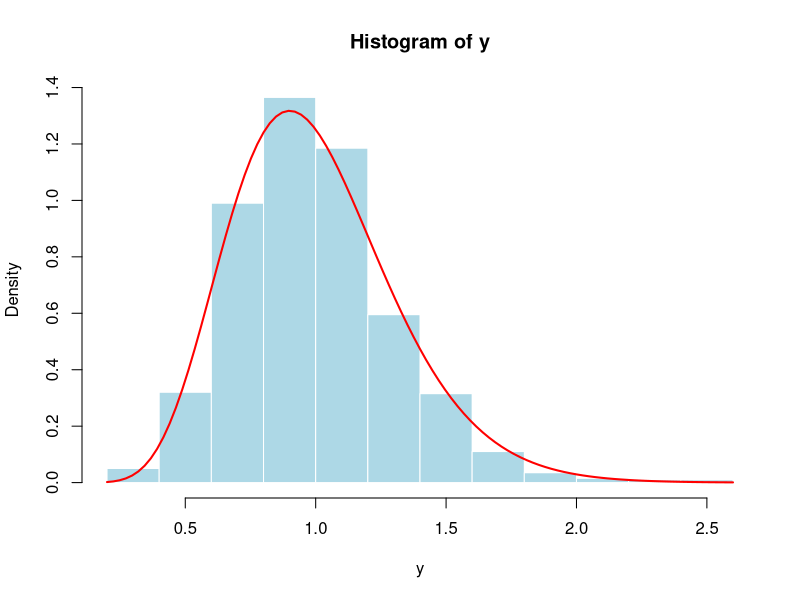
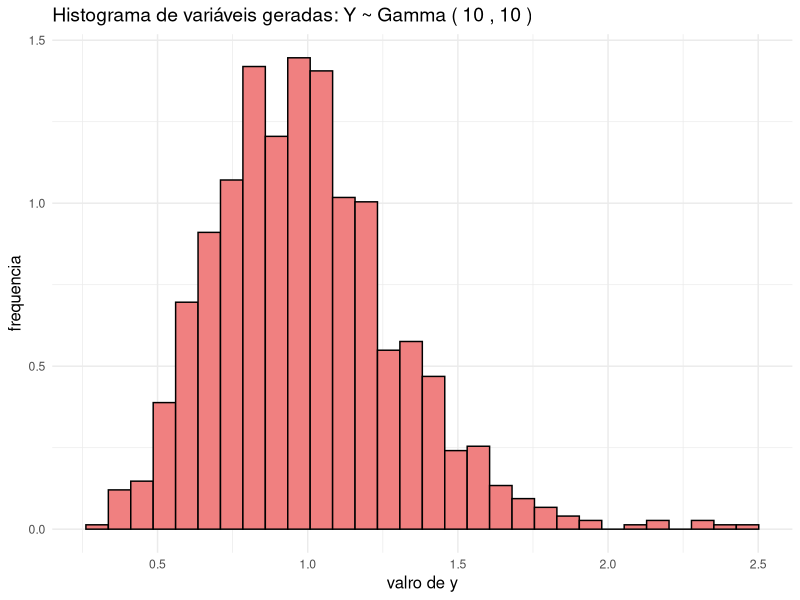
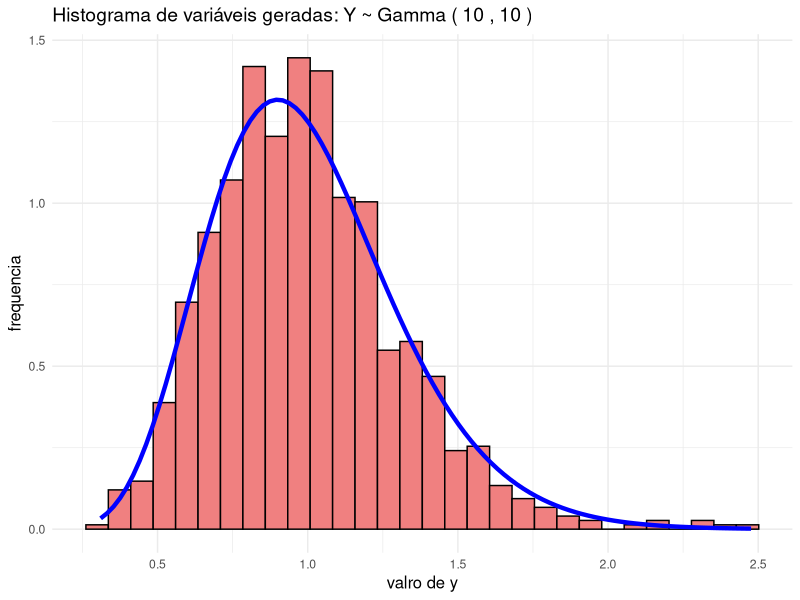

The R source for these figures, in order:
library(ggplot2)

#parâmetros
alpha <- 10  # n = número de somas ou primeiro parâmetro da gamma
beta <- 10  # parâmetro(lambda) da distribuição exponencial ou segundo parâmetro da gamma

u <- matrix(runif(1000 * alpha, min = 0, max = 1), ncol = alpha) # uma uniforme gerada numa matriz com n valores numa linha, ou seja, n colunas

x <- -log(1 - u) / beta #transformar a matriz u em uma exponencial usando a técnica da inversa

y <- rowSums(x) #y agora é uma nova matriz de uma coluna só, cada valor de y é a soma de uma linha de x, assim y tem uma distribuição gamma

#histograma não usando pacote ggplot
hist(y, probability = TRUE, col = "lightblue", border = "white")
curve(dgamma(x, shape = alpha, rate = beta), col = "red", lwd = 2, add = TRUE)

#usando ggplot
# Criar um dataframe para o ggplot2
data <- data.frame(Y = y)
p <- ggplot(data, aes(x = Y)) +
  geom_histogram(aes(y = ..density..), bins = 30, fill = "lightcoral", color = "black")+
  labs(title = paste("Histograma de variáveis geradas: Y ~ Gamma (", alpha, ",", beta, ")"), x = "valro de y", y = "frequencia") +
  theme_minimal() +
  theme(plot.title = element_text(size = 14),
    axis.title.x = element_text(size = 12),
    axis.title.y = element_text(size = 12))

print(p)

#adicionando a curva teórica da função de densidade:
p + stat_function(fun = dgamma, args = list(shape = alpha, rate = beta), color = "blue", size = 1.5)
